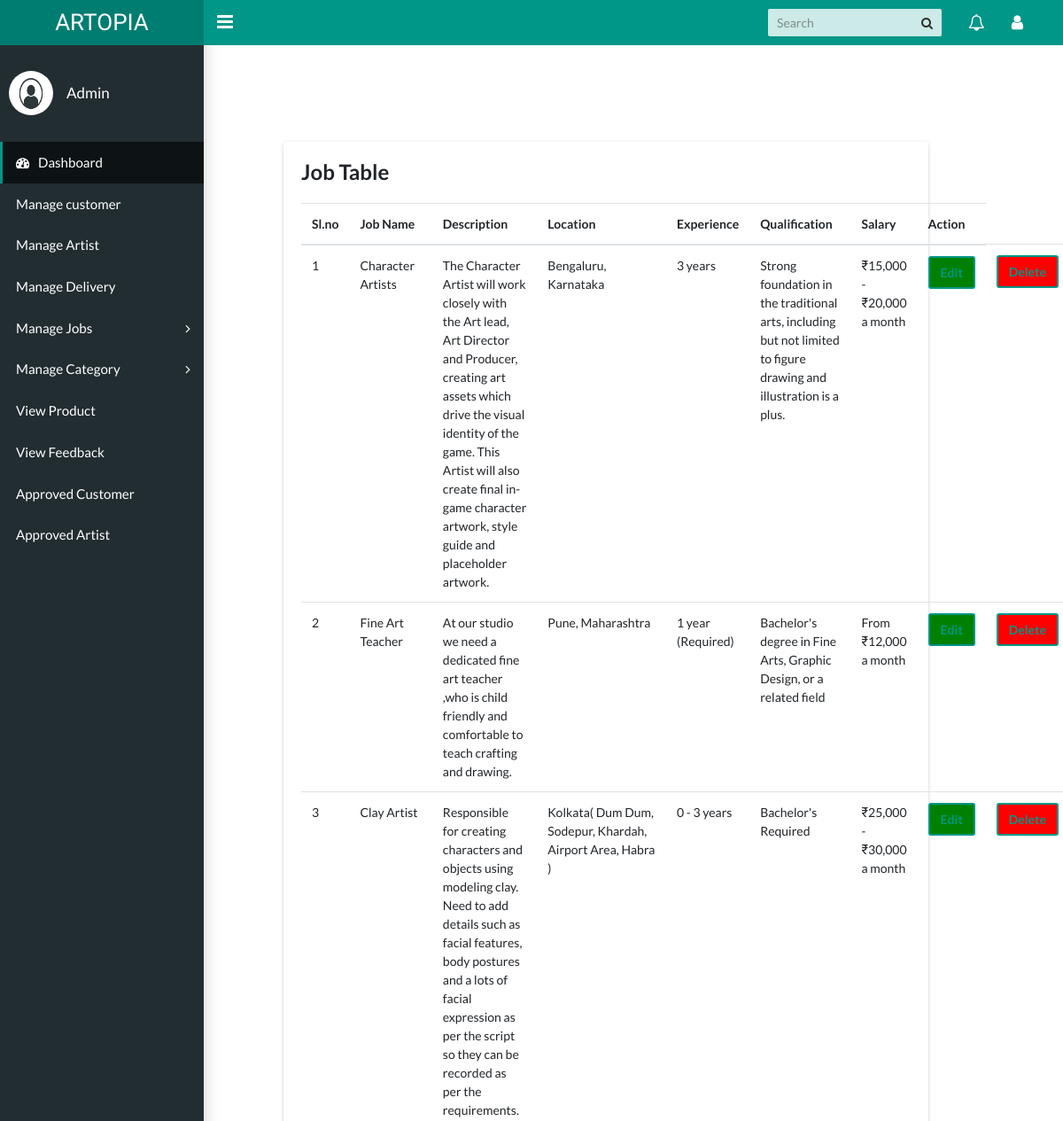
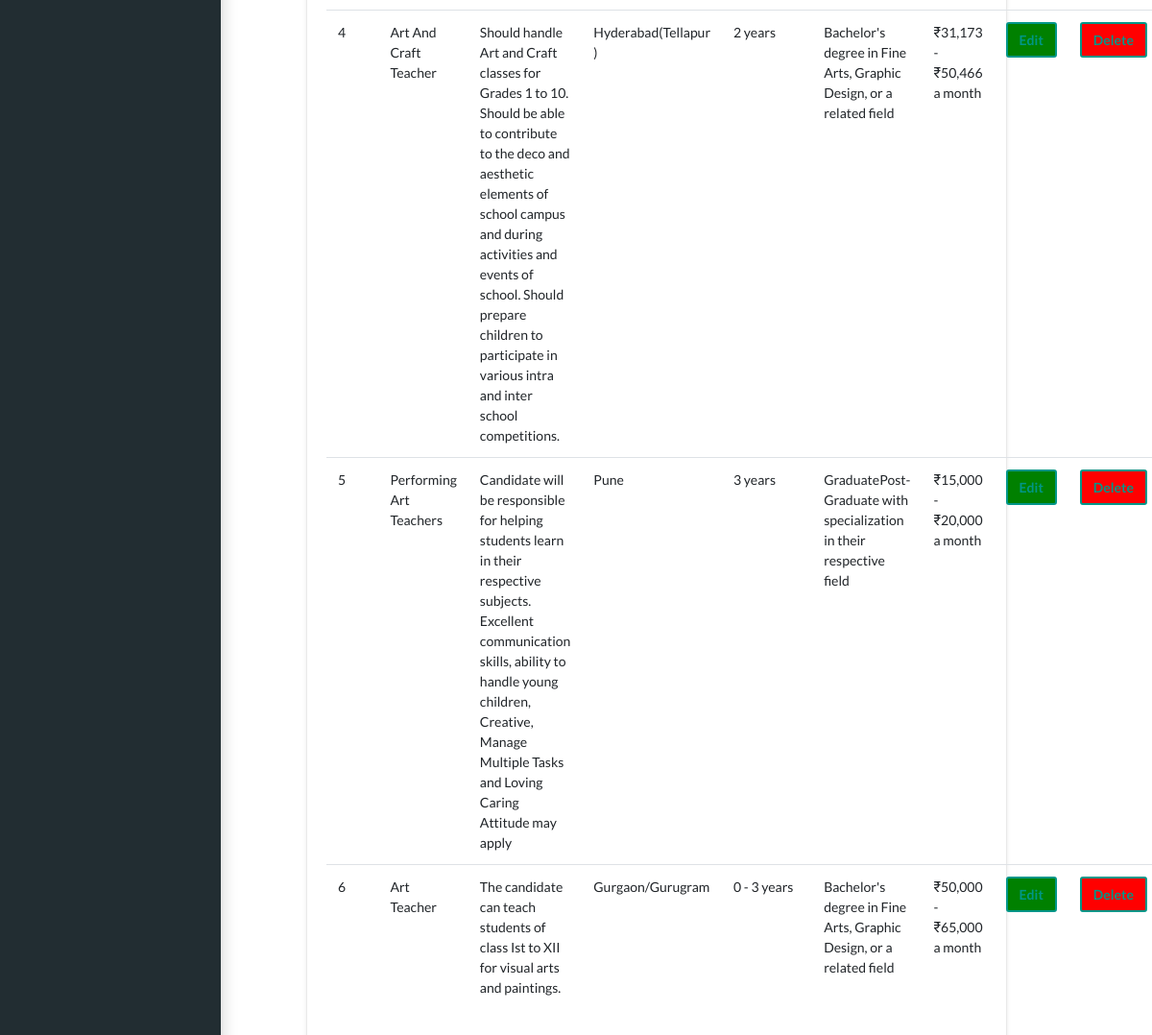
Page /viewjob on the committed database (2 pictures, top to bottom).
### Artista/models.py (models this page shows, shortened)
class job(models.Model):
    jobname = models.CharField(max_length=20)
    description = models.CharField(max_length=20)
    location = models.CharField(max_length=20)
    experience = models.CharField(max_length=20)
    qualification = models.CharField(max_length=20)
    salary = models.CharField(max_length=20)
    status=models.CharField(max_length=100)

### Artista/views.py (the view)
# urls.py: path("viewjob",views.viewjob,name="viewjob"),
def viewjob(request):
    data = job.objects.all()
    return render(request,"viewjob.html",{'data':data})

### Artista/templates/viewjob.html (shortened to what this page needs)
<!DOCTYPE html>
<html lang="en">
  <head>
    <link rel="stylesheet" type="text/css" href="../static/css/main.css">
    <link rel="stylesheet" type="text/css" href="https://maxcdn.bootstrapcdn.com/font-awesome/4.7.0/css/font-awesome.min.css">
    <link rel="stylesheet" href="../static/css/style.css">
  </head>
  <body class="app sidebar-mini">
    <header class="app-header"><a class="app-header__logo" href="../templates/index.html">ARTOPIA</a>
      <a class="app-sidebar__toggle" href="#" data-toggle="sidebar" aria-label="Hide Sidebar"></a>
      <ul class="app-nav">
        <li class="app-search">
          <input class="app-search__input" type="search" placeholder="Search">
          <button class="app-search__button"><i class="fa fa-search"></i></button>
        </li>
        <li class="dropdown"><a class="app-nav__item" href="#" data-toggle="dropdown" aria-label="Show notifications"><i class="fa fa-bell-o fa-lg"></i></a>
        </li>
        <li class="dropdown"><a class="app-nav__item" href="#" data-toggle="dropdown" aria-label="Open Profile Menu"><i class="fa fa-user fa-lg"></i></a>
        </li>
      </ul>
    </header>
    <aside class="app-sidebar">
        <div class="app-sidebar__user"><img class="app-sidebar__user-avatar" src="../static/images/admin.jpg"  width="50px" height="50px">
        <div>
          <p class="app-sidebar__user-name">Admin</p>
        </div>
      </div>
      <ul class="app-menu">
        <li><a class="app-menu__item active" href="{% url 'dashboard' %}"><i class="app-menu__icon fa fa-dashboard"></i><span class="app-menu__label">Dashboard</span></a></li>
        <li><a class="app-menu__item" href="{% url 'managecustomer' %}"><span class="app-menu__label">Manage customer</span></a></li>
        <li><a class="app-menu__item" href="{% url 'manageartist' %}"><span class="app-menu__label">Manage Artist</span></a></li>
        <li><a class="app-menu__item" href="{% url 'managedelivery' %}"><span class="app-menu__label">Manage Delivery </span></a></li>
        <li class="treeview"><a class="app-menu__item" href="#" data-toggle="treeview"></i><span class="app-menu__label">Manage Jobs</span><i class="treeview-indicator fa fa-angle-right"></i></a>
        </li>
        <li class="treeview"><a class="app-menu__item" href="#" data-toggle="treeview"></i><span class="app-menu__label">Manage Category</span><i class="treeview-indicator fa fa-angle-right"></i></a>
         </li>
        <li><a class="app-menu__item" href="{% url 'viewproduct' %}"><span class="app-menu__label">View Product</span></a></li>
        <li><a class="app-menu__item" href="{% url 'viewfeedback' %}"><span class="app-menu__label">View Feedback</span></a></li>
        <li><a class="app-menu__item" href="{% url 'adminapproveuser' %}"><span class="app-menu__label"> Approved Customer</span></a></li>
        <li><a class="app-menu__item" href="{% url 'adminapproveartist' %}"><span class="app-menu__label">Approved Artist</span></a></li>
      </ul>
    </aside>
    <div class="tb">
      <div class="row">
          <div class="col-md-10">
            <div class="tile">
              <h3 class="tile-title">Job Table</h3>
              <table class="table">
                <thead>
                  <tr>
                    <th>Sl.no</th>
                    <th>Job Name</th>
                    <th>Description</th>
                    <th>Location</th>
                    <th>Experience</th>
                    <th>Qualification</th>
                    <th>Salary</th>
                    <th>Action</th>
                  </tr>
                </thead>
                <tbody>
                 {% for i in data %}
                  <tr>
                    <td>{{forloop.counter}}</td>
                    <td>{{i.jobname}}</td>
                    <td>{{i.description}}</td>
                    <td>{{i.location}}</td>
                    <td>{{i.experience}}</td>
                    <td>{{i.qualification}}</td>
                    <td>{{i.salary}}</td>
                    <td>
                      <button class="btn btn-primary" type="button"
                      style="background-color: green;"><a href="{% url 'admin_edit_job' i.id  %}"> Edit</a></button>
                  </td>
                  <td>
                      <button class="btn btn-primary" type="button"
                      style="background-color: red;"><a href="{% url 'admin_delete_job' i.id  %}">Delete</a></button>
                  </td>
                  </tr>
                  {% endfor %}
                </tbody>
              </table>
            </div>
          </div>
         </div>
  </body>
</html>

### Artista/static/css/style.css (style rules this page uses)
.tb { margin-left: 20rem; margin-top: 10rem; }

### rows in the picture
job: jobname "Character Artists", description "The Character Artist will work closely with the Art lead, Art Director and Producer, creating art assets which drive the visual identity of the game. This Artist will also create final in-game character artwork, style guide and placeholder artwork.", location "Bengaluru, Karnataka", experience "3 years", qualification "Strong foundation in the traditional arts, including but not limited to figure drawing and illustration is a plus.", salary "₹15,000 - ₹20,000 a month"
job: jobname "Fine Art Teacher", description "At our studio we need a dedicated fine art teacher ,who is child friendly and comfortable to teach crafting and drawing.", location "Pune, Maharashtra", experience "1 year (Required)", qualification "Bachelor's degree in Fine Arts, Graphic Design, or a related field", salary "From ₹12,000 a month"
job: jobname "Clay Artist", description "Responsible for creating characters and objects using modeling clay. Need to add details such as facial features, body postures and a lots of facial expression as per the script so they can be recorded as per the requirements.", location "Kolkata( Dum Dum, Sodepur, Khardah, Airport Area, Habra )", experience "0 - 3 years", qualification "Bachelor's Required", salary "₹25,000 - ₹30,000 a month"
job: jobname "Art And Craft Teacher", description "Should handle Art and Craft classes for Grades 1 to 10. Should be able to contribute to the deco and aesthetic elements of school campus and during activities and events of school. Should prepare children to participate in various intra and inter school competitions.", location "Hyderabad(Tellapur )", experience "2 years", qualification "Bachelor's degree in Fine Arts, Graphic Design, or a related field", salary "₹31,173 - ₹50,466 a month"
job: jobname "Performing Art Teachers", description "Candidate will be responsible for helping students learn in their respective subjects. Excellent communication skills, ability to handle young children, Creative, Manage Multiple Tasks and Loving Caring Attitude may apply", location "Pune", experience "3 years", qualification "GraduatePost-Graduate with specialization in their respective field", salary "₹15,000 - ₹20,000 a month"
job: jobname "Art Teacher", description "The candidate can teach students of class Ist to XII for visual arts and paintings.", location "Gurgaon/Gurugram", experience "0 - 3 years", qualification "Bachelor's degree in Fine Arts, Graphic Design, or a related field", salary "₹50,000 - ₹65,000 a month"
